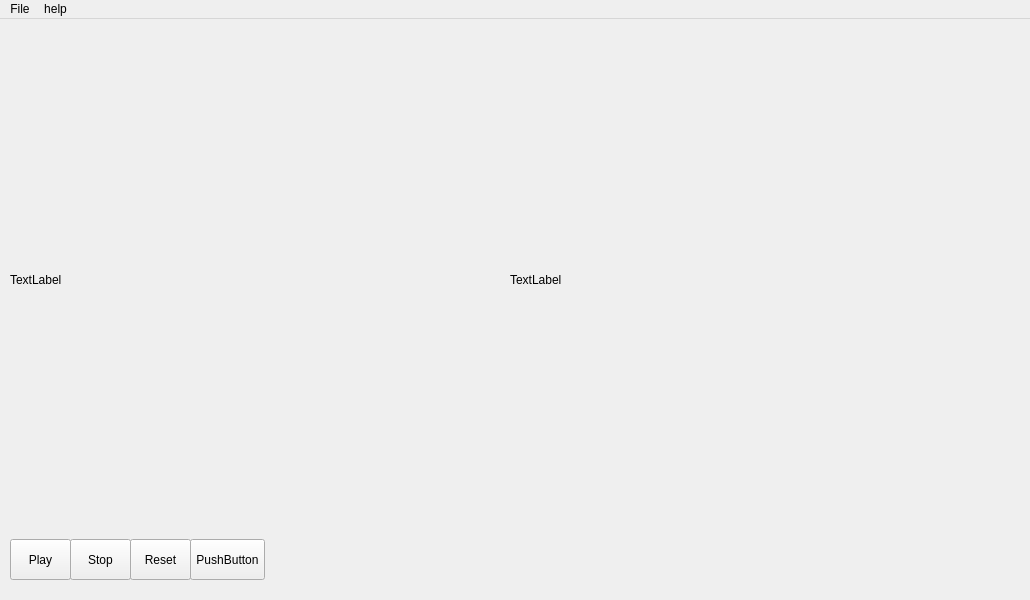
<?xml version="1.0" encoding="UTF-8"?>
<ui version="4.0">
 <class>MainWindow</class>
 <widget class="QMainWindow" name="MainWindow">
  <property name="geometry">
   <rect>
    <x>0</x>
    <y>0</y>
    <width>1030</width>
    <height>600</height>
   </rect>
  </property>
  <property name="windowTitle">
   <string>MainWindow</string>
  </property>
  <widget class="QWidget" name="widget">
   <widget class="QLabel" name="label">
    <property name="geometry">
     <rect>
      <x>10</x>
      <y>10</y>
      <width>491</width>
      <height>501</height>
     </rect>
    </property>
    <property name="text">
     <string>TextLabel</string>
    </property>
    <property name="alignment">
     <set>Qt::AlignJustify|Qt::AlignVCenter</set>
    </property>
   </widget>
   <widget class="QLabel" name="label_2">
    <property name="geometry">
     <rect>
      <x>510</x>
      <y>10</y>
      <width>511</width>
      <height>501</height>
     </rect>
    </property>
    <property name="text">
     <string>TextLabel</string>
    </property>
    <property name="alignment">
     <set>Qt::AlignJustify|Qt::AlignVCenter</set>
    </property>
   </widget>
   <widget class="QPushButton" name="pushButton">
    <property name="geometry">
     <rect>
      <x>10</x>
      <y>520</y>
      <width>61</width>
      <height>41</height>
     </rect>
    </property>
    <property name="text">
     <string>Play</string>
    </property>
   </widget>
   <widget class="QPushButton" name="pushButton_2">
    <property name="geometry">
     <rect>
      <x>70</x>
      <y>520</y>
      <width>61</width>
      <height>41</height>
     </rect>
    </property>
    <property name="text">
     <string>Stop</string>
    </property>
   </widget>
   <widget class="QPushButton" name="pushButton_3">
    <property name="geometry">
     <rect>
      <x>130</x>
      <y>520</y>
      <width>61</width>
      <height>41</height>
     </rect>
    </property>
    <property name="text">
     <string>Reset</string>
    </property>
   </widget>
   <widget class="QPushButton" name="pushButton_4">
    <property name="geometry">
     <rect>
      <x>190</x>
      <y>520</y>
      <width>75</width>
      <height>41</height>
     </rect>
    </property>
    <property name="text">
     <string>PushButton</string>
    </property>
   </widget>
  </widget>
  <widget class="QMenuBar" name="menuBar">
   <property name="geometry">
    <rect>
     <x>0</x>
     <y>0</y>
     <width>1030</width>
     <height>21</height>
    </rect>
   </property>
   <widget class="QMenu" name="menuFile">
    <property name="title">
     <string>File</string>
    </property>
    <addaction name="actionOpen_file"/>
   </widget>
   <widget class="QMenu" name="menuhelp">
    <property name="title">
     <string>help</string>
    </property>
    <addaction name="actionf"/>
    <addaction name="actionu"/>
    <addaction name="actionc"/>
    <addaction name="actionk"/>
   </widget>
   <addaction name="menuFile"/>
   <addaction name="menuhelp"/>
  </widget>
  <action name="actionOpen_file">
   <property name="text">
    <string>Open file</string>
   </property>
   <property name="shortcut">
    <string>Ctrl+O</string>
   </property>
  </action>
  <action name="actionplay">
   <property name="text">
    <string>play</string>
   </property>
  </action>
  <action name="actionstop">
   <property name="text">
    <string>stop</string>
   </property>
  </action>
  <action name="actionreset">
   <property name="text">
    <string>reset</string>
   </property>
  </action>
  <action name="actionf">
   <property name="text">
    <string>f</string>
   </property>
  </action>
  <action name="actionu">
   <property name="text">
    <string>u</string>
   </property>
  </action>
  <action name="actionc">
   <property name="text">
    <string>c</string>
   </property>
  </action>
  <action name="actionk">
   <property name="text">
    <string>k</string>
   </property>
  </action>
 </widget>
 <resources/>
 <connections/>
</ui>
